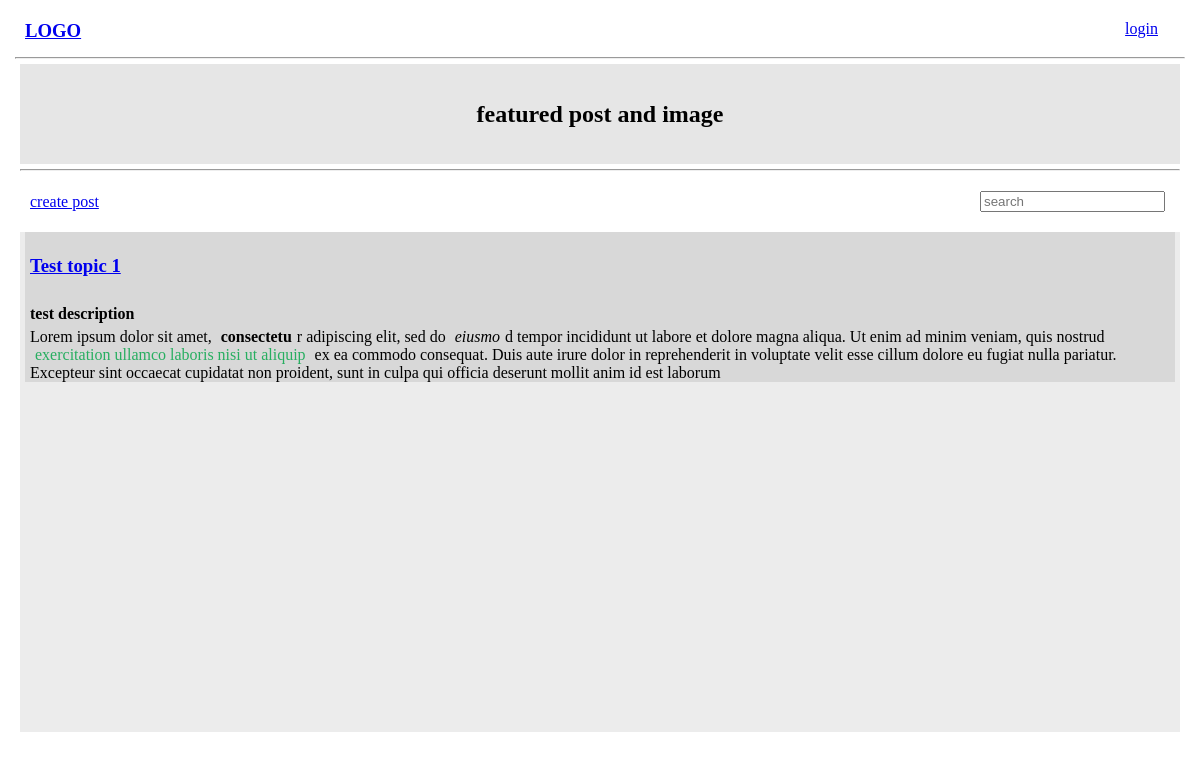
The app's page /, older data.
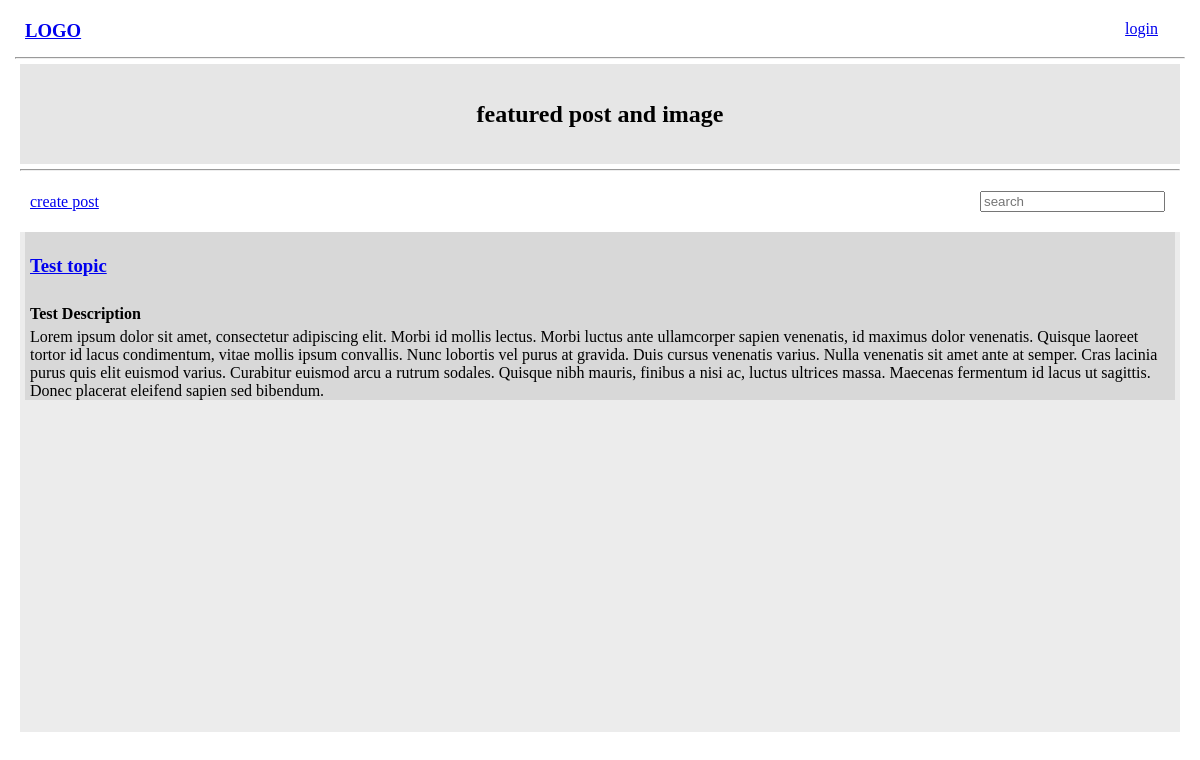
The same page, newer data.
### base/models.py (models this page shows, shortened)
class Post(models.Model):
    author = models.ForeignKey(User, on_delete=models.CASCADE)
    topic = models.CharField(max_length=200)
    description = models.CharField(max_length=400)
    body = RichTextField(blank=True, null=True)
    post_date = models.DateTimeField(auto_now_add=True)

### base/views.py (the view)
# urls.py: path('', views.home, name='home'),
def home(request):
  posts = Post.objects.all()
  context = {'posts': posts}
  return render(request, 'base/home.html', context)

### base/templates/base/home.html
{% extends 'main.html' %} {% block content %}
<main>
  <div class="home-featured">
    <h2>featured post and image</h2>
  </div>
  <hr />
  <div class="create-search">
    <div>
      <a href="{% url 'create-post' %}">create post</a>
    </div>
    <div class="search-posts">
      <form action="">
        <input type="text" placeholder="search" />
      </form>
    </div>
  </div>
  <div class="posts-container">
    {% for post in posts %}
    <div class="post-container">
      <a href="{% url 'post-details' pk=post.id %}">
        <h3>{{post.topic}}</h3>
      </a>
      <h4>{{post.description}}</h4>
      <p>{{post.body|safe}}</p>
    </div>
    {% endfor %}
  </div>
</main>
{% endblock content %}

Row changes from the older to the newer data that the page shows:
removed Post: topic "Test topic 1", description "test description", body "Lorem ipsum dolor sit amet, consectetu r adipiscing elit, sed do eiusmo d tempor incididunt ut labore et dolore magna aliqua. Ut enim ad minim veniam, quis nostrud exercitation ullamco laboris nisi ut aliquip ex ea commodo consequat. Duis aute irure dolor in reprehenderit in voluptate velit esse cillum dolore eu fugiat nulla pariatur. Excepteur sint occaecat cupidatat non proident, sunt in culpa qui officia deserunt mollit anim id est laborum"
added Post: topic "Test topic", description "Test Description", body "Lorem ipsum dolor sit amet, consectetur adipiscing elit. Morbi id mollis lectus. Morbi luctus ante ullamcorper sapien venenatis, id maximus dolor venenatis. Quisque laoreet tortor id lacus condimentum, vitae mollis ipsum convallis. Nunc lobortis vel purus at gravida. Duis cursus venenatis varius. Nulla venenatis sit amet ante at semper. Cras lacinia purus quis elit euismod varius. Curabitur euismod arcu a rutrum sodales. Quisque nibh mauris, finibus a nisi ac, luctus ultrices massa. Maecenas fermentum id lacus ut sagittis. Donec placerat eleifend sapien sed bibendum."
